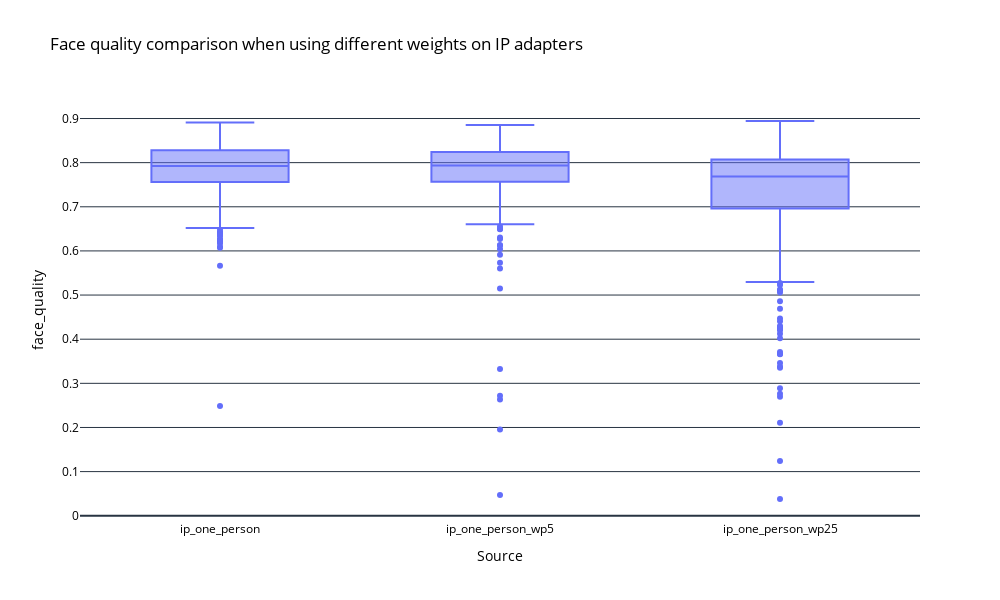

Here is the notebook cell this chart was saved with:
### Code cell
fig = px.box(df_main, x='Source', y='face_quality', title='Face quality comparison when using different weights on IP adapters')
fig.update_layout(
    width=1000,  # Set a custom width in pixels
    height=600,
    autosize=True, 
    plot_bgcolor='white',
    paper_bgcolor='white', 
    font=dict(color='black'),  # Set font color to black for better contrast
)

### Figure 1 — Plotly figure (JSON) as saved in the notebook; plotly's stock layout.template omitted (floating-point values rounded to 4 significant figures; data arrays with more than 128 entries replaced by an {"elided": "..."} marker saying what was removed)
{"data": [{"alignmentgroup": "True", "hovertemplate": "Source=%{x}<br>face_quality=%{y}<extra></extra>", "legendgroup": "", "marker": {"color": "#636efa"}, "name": "", "notched": false, "offsetgroup": "", "orientation": "v", "showlegend": false, "x": {"elided": "1498 str values"}, "x0": " ", "xaxis": "x", "y": {"elided": "1498 float values"}, "y0": " ", "yaxis": "y", "type": "box"}], "layout": {"xaxis": {"anchor": "y", "domain": [0.0, 1.0], "title": {"text": "Source"}}, "yaxis": {"anchor": "x", "domain": [0.0, 1.0], "title": {"text": "face_quality"}}, "legend": {"tracegroupgap": 0}, "title": {"text": "Face quality comparison when using different weights on IP adapters"}, "boxmode": "group", "font": {"color": "black"}, "width": 1000, "height": 600, "autosize": true, "plot_bgcolor": "white", "paper_bgcolor": "white"}}
